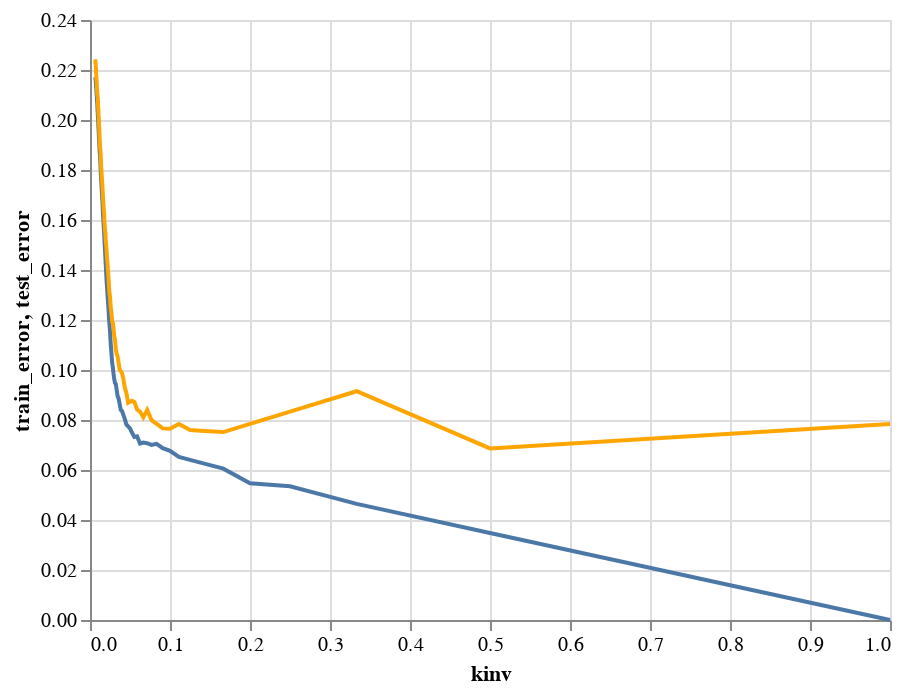

Notebook code cell kept with this figure:
### Code cell
ctrain+ctest

### Figure 1 — Vega-Lite specification as saved in the notebook (floating-point values rounded to 4 significant figures; data arrays with more than 128 entries replaced by an {"elided": "..."} marker saying what was removed)
{"config": {"view": {"continuousWidth": 400, "continuousHeight": 300}}, "layer": [{"mark": "line", "encoding": {"x": {"field": "kinv", "type": "quantitative"}, "y": {"field": "train_error", "type": "quantitative"}}}, {"mark": {"type": "line", "color": "orange"}, "encoding": {"x": {"field": "kinv", "type": "quantitative"}, "y": {"field": "test_error", "type": "quantitative"}}}], "data": {"name": "data-7a6baa8b1e43a65eace28ea3100fb3fa"}, "$schema": "https://vega.github.io/schema/vega-lite/v4.17.0.json", "datasets": {"data-7a6baa8b1e43a65eace28ea3100fb3fa": {"elided": "149 records"}}}
